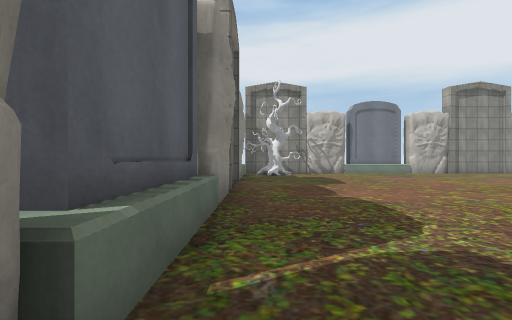
View 1 (above)

17 first-person views from a walk through a scene from a Unity 3-D project. The camera is 1.2 m above the floor, looks level and sees 85° across. The floor is counted in squares, 2 m on a side. Each view is taken from the middle of a square. On the plan, view 1 faces up. The plan holds only what a view shows up to about 9 squares ahead; the rest is blank. Some surface patterns are stand-ins.

View 2
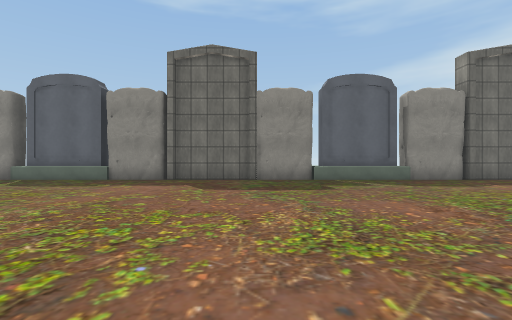

View 3
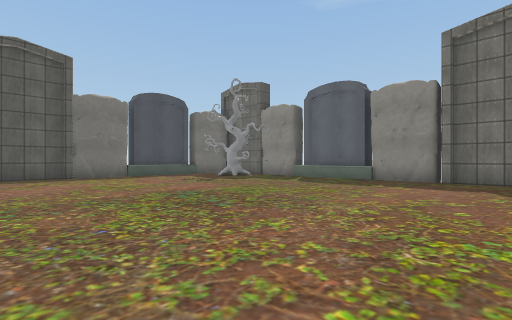

View 4
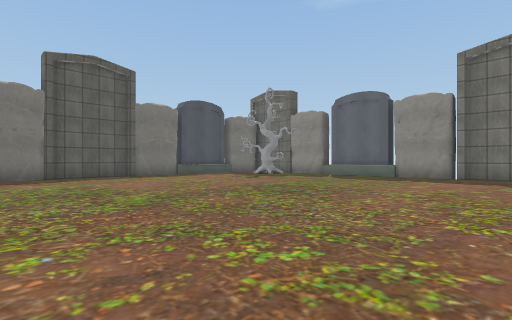

View 5
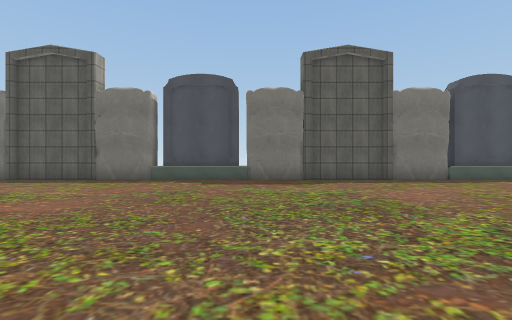

View 6
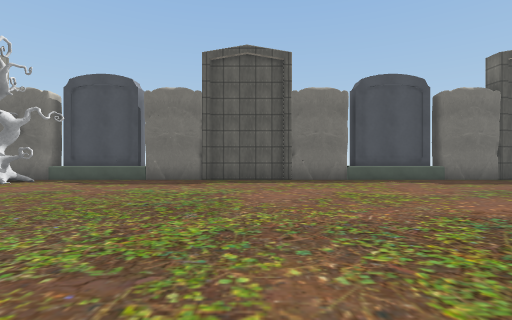

View 7
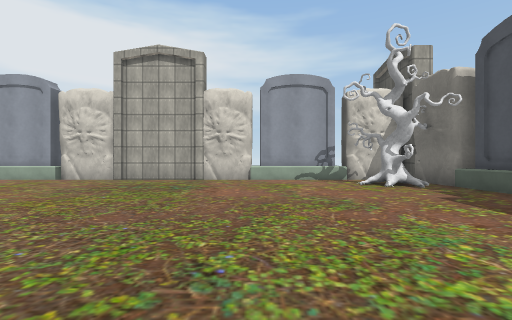

View 8
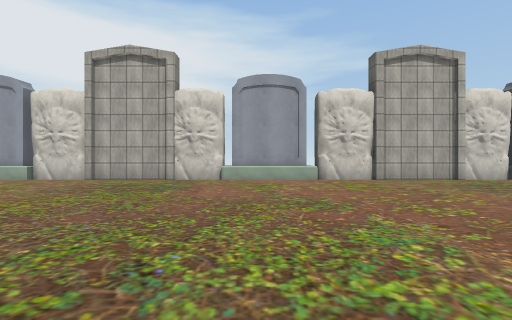

View 9
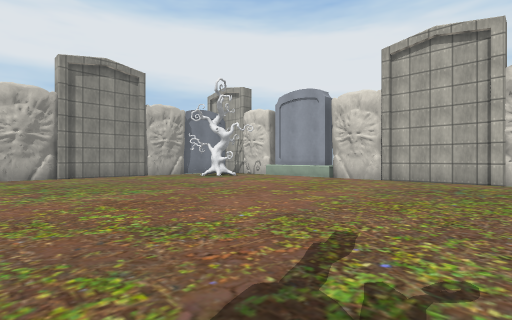

View 10
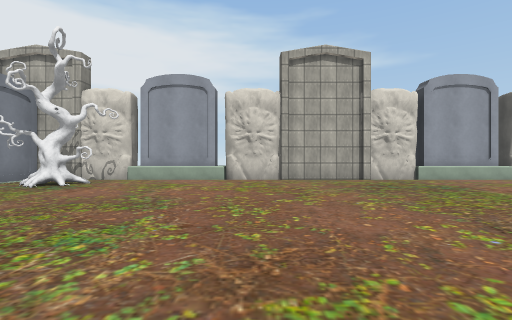

View 11
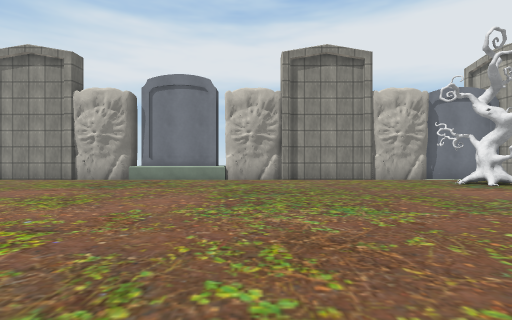

View 12
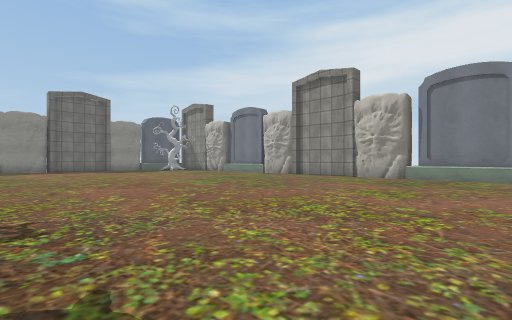

View 13
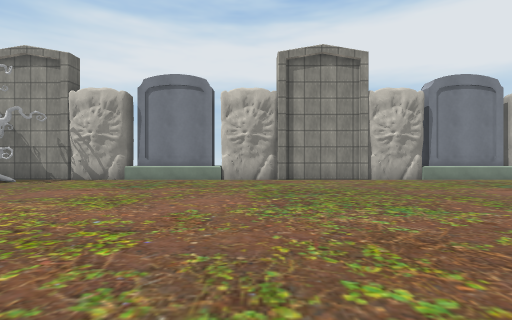

View 14
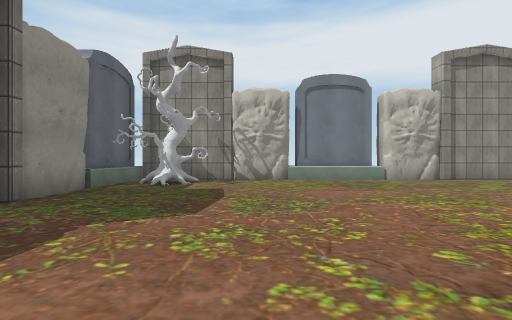

View 15
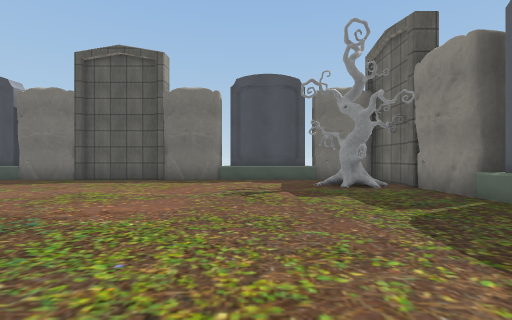

View 16
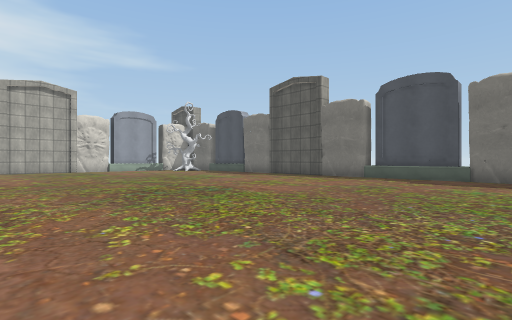

View 17
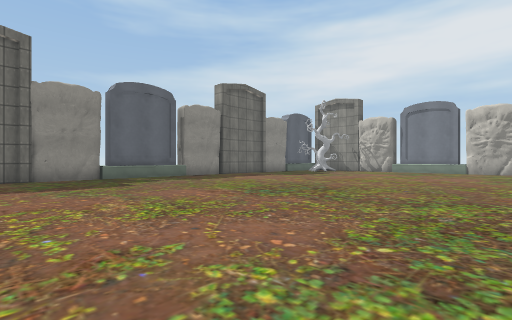

### Floor plan
Points are (right, up) in squares from view 1. A wall is a line through its corners. A room is listed if a view was taken in it or the views show most of it. See-through windows are left out.
Room 1 (views 1, 2, 3, 4, 5, 6, 7, 8, 9, 10, 11, 12, 13, 14, 15, 16, 17)
walls: (24.6, -2) (24.6, 1.1); (24.6, 2.5) (24.6, 5.3); (11.5, 12.6) (8.6, 12.6); (14.9, -12.7) (17.6, -12.7); (16.1, 12.6) (13.1, 12.6); (15.6, 12.8) (13.6, 12.8); (24.6, -6.4) (24.6, -3.6); (24.6, 6.9) (24.6, 10); (10.6, -13.3) (10.6, -12.7) (13.2, -12.7); (-0.7, -1.1) (-0.7, -3.5); (7, 12.6) (4, 12.6); (-0.7, 3.5) (-0.7, 1); (19.4, -12.7) (22.4, -12.7); (6.5, 12.8) (4.5, 12.8); (5.7, -12.7) (8.6, -12.7); (20.5, 12.6) (17.8, 12.6); (-0.7, -5.7) (-0.7, -8.2); (24.6, -10.5) (24.6, -7.7); (-0.7, 7.9) (-0.7, 5.8); (24.6, 11.4) (24.6, 12.8) (22.5, 12.8); (2.4, 12.6) (-0.5, 12.6); (24, -12.7) (25, -12.7); (24.6, 12.6) (22.3, 12.6); (-0.7, -10.6) (-0.7, -12.7); (1.1, -12.7) (4.1, -12.7); (-0.7, 12.6) (-0.7, 10.1)
low walls: (-0.5, 3.5) (-0.5, 0.8) (-0.9, 0.8); (-0.5, -5.5) (-0.5, -8.5); (-0.5, 12.6) (-0.5, 9.9)
ways out: gap at (0, -11)
objects: skull (-1, -9); skull (-1, -5); skull (-1, 0); skull (-1, 4); skull (-1, 9); skull (0, -13); other object (0, 11) to (1, 12); other object (1, -11) to (1, -10); skull (3, 13); skull (5, -13); skull (8, 13); skull (10, -13); skull (12, 13); skull (14, -13); skull (17, 13); skull (19, -13); skull (21, 13); other object (22, -11) to (23, -11); skull (23, -13) to (23, -12); other object (23, 10) to (23, 11); skull (25, -11); skull (25, -7); skull (25, -3); skull (25, 2); skull (25, 6); skull (25, 11)

Where each view was taken, in squares from view 1:
view 1: 0 up, 0 right, facing up
view 2: 1 down, 8 right, facing left
view 3: 2 down, 8 right, facing down-left
view 4: 2 down, 10 right, facing down-left
view 5: 4 down, 10 right, facing down
view 6: 4 down, 16 right, facing down
view 7: 8 down, 16 right, facing right
view 8: 0 up, 16 right, facing right
view 9: 2 up, 16 right, facing up-right
view 10: 6 up, 16 right, facing right
view 11: 4 up, 17 right, facing up
view 12: 3 up, 16 right, facing up-left
view 13: 4 up, 8 right, facing up
view 14: 4 up, 3 right, facing up
view 15: 4 down, 3 right, facing down
view 16: 3 down, 9 right, facing down-right
view 17: 2 down, 9 right, facing up-left
